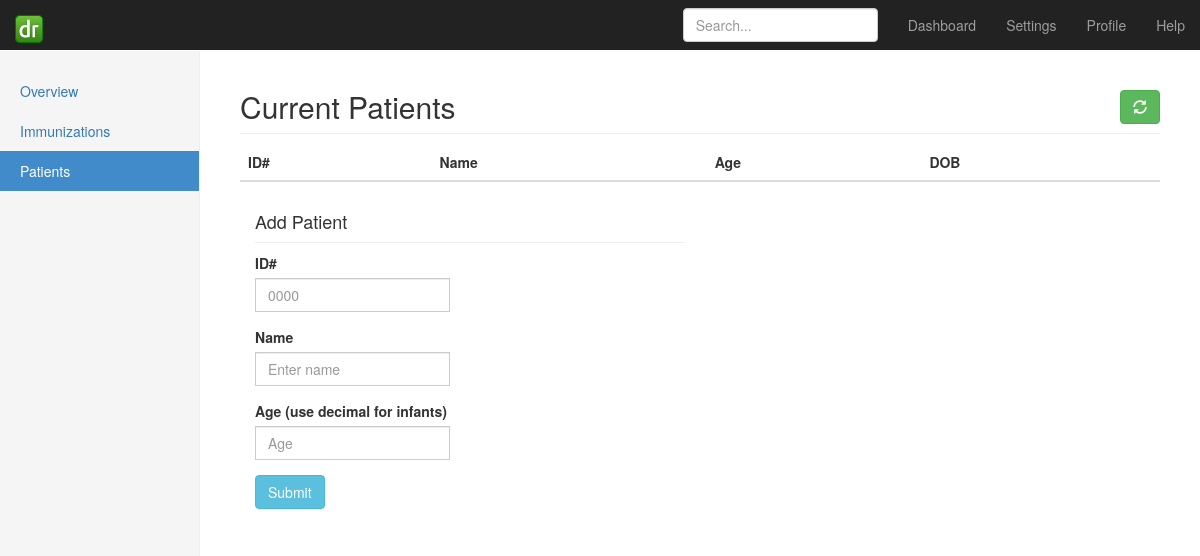
Page /patients/ on the earlier database version.
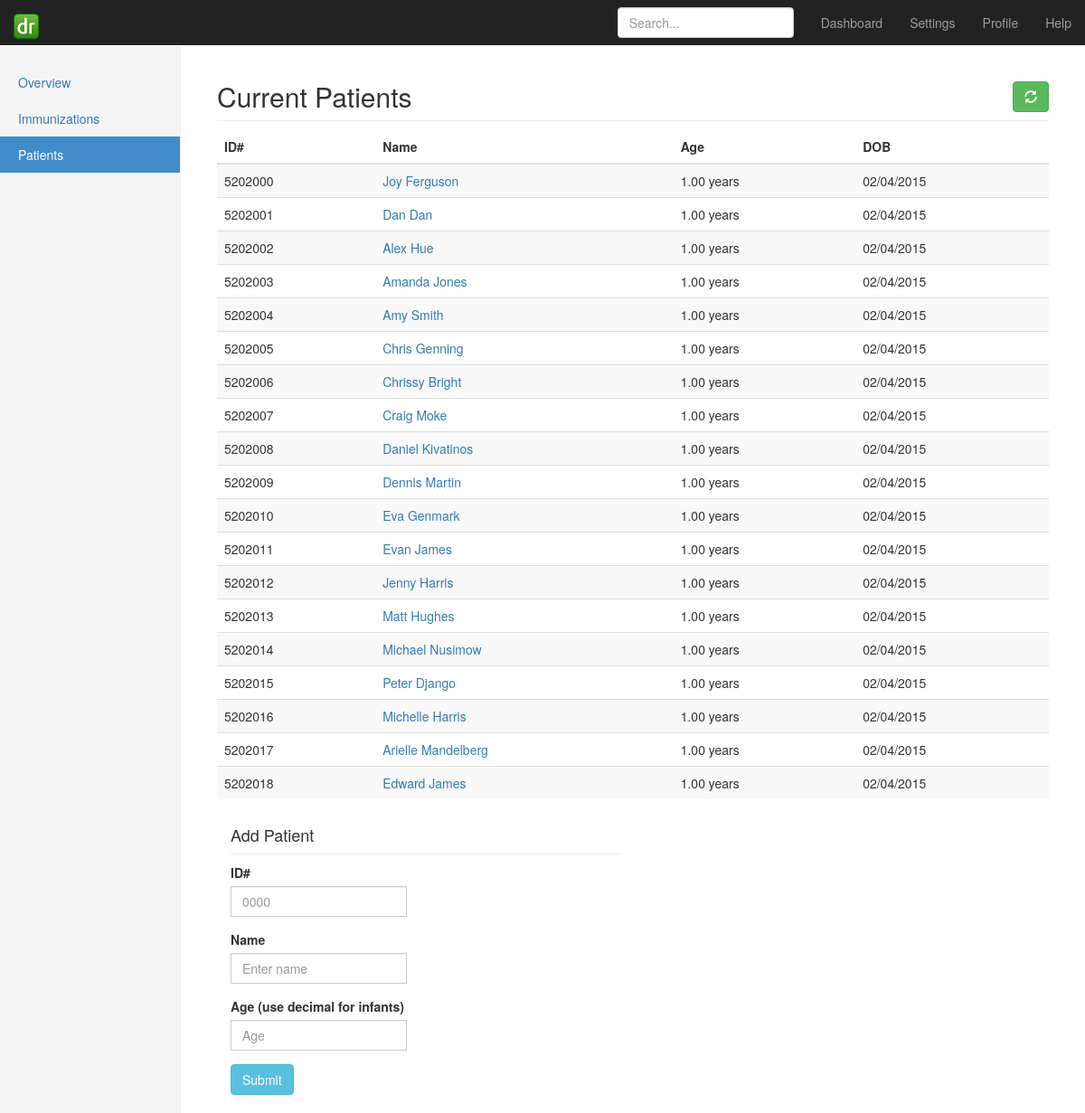
Same page on the later database version.
### dashboard/models.py (models this page shows, shortened)
class Patient(models.Model):
	name = models.CharField(max_length=1000, default="")
	patientid = models.IntegerField(unique=True)
	age = models.DecimalField(max_digits=5, decimal_places=2, null=True)
	dob = models.DateTimeField()

### dashboard/views.py (the view)
# urls.py: url(r'^patients/', 'dashboard.views.addpatients', name='dashboard_addpatients'),
def addpatients(request):
	context = RequestContext(request)
	if request.method == 'POST':
		id_number = request.POST['id_number']
		name = request.POST['name']
		age = request.POST['age']
		dob = datetime.now()-relativedelta(years=int(age))
		patient = Patient(patientid=id_number, name=name, age=age, dob=dob)
		patient.save()
		return HttpResponseRedirect('/patients/')
	patient_list = Patient.objects.all()
	for obj in patient_list:
		if obj.age < 1:
			obj.age = str(math.trunc(obj.age*12)) + " months"
		else:
			obj.age = str(obj.age) + " years"
	return render_to_response('dashboard/patients.html', {'patient_list': patient_list}, context)

### templates/dashboard/patients.html (shortened to what this page needs)
{% extends "dashboard/home.html" %}
{% block content %}
          <h2 class="sub-header">Current Patients<a href="/refresh/" type="button" class="btn btn-success pull-right"><span class="glyphicon glyphicon-refresh" aria-hidden="true"></span></a></h2>
          <div class="table-responsive">
            <table class="table table-striped">
              <thead>
                <tr>
                  <th>ID#</th>
                  <th>Name</th>
                  <th>Age</th>
                  <th>DOB</th>
                </tr>
              </thead>
              <tbody>
                {% for person in patient_list %}
                <tr>
                  <td>{{ person.patientid }}</td>
                  <td><a href="/patient/{{ person.patientid }}">{{ person.name }}</td>
                  <td>{{ person.age }}</td>
                  <td>{{ person.dob|date:"SHORT_DATE_FORMAT" }}</td>
                </tr>
                {% endfor %}
              </tbody>
            </table>
          <form role="form" id="addpatient_form" action="/patients/" method="post">
            <div class="col-lg-6">
          <h4 class="sub-header">Add Patient</h4>
                <div class="form-group">
                    <label for="id_number">ID#</label>
                    <div class="input-group">
                        <input type="text" class="form-control" name="id_number" id="id_number" placeholder="0000" required>
                    </div>
                </div>
                <div class="form-group">
                    <label for="name">Name</label>
                    <div class="input-group">
                        <input type="text" class="form-control" id="name" name="name" placeholder="Enter name" required>
                    </div>
                </div>
                <div class="form-group">
                    <label for="age">Age (use decimal for infants)</label>
                    <div class="input-group">
                        <input type="text" class="form-control" id="age" name="age" placeholder="Age" required>
                    </div>
                </div>
                <input type="submit" name="submit" id="submit" value="Submit" class="btn btn-info">
            </div>
        </form>
          </div>{% endblock %}

### templates/dashboard/home.html (shortened to what this page needs)
<!DOCTYPE html>
{% load static %}
<html lang="en">
  <head>
    <link rel="stylesheet" href="https://maxcdn.bootstrapcdn.com/bootstrap/3.3.2/css/bootstrap.min.css">
    <link href="{% static "css/bootstrap.css" %}" rel="stylesheet">
    <link rel="stylesheet" href="http://code.jquery.com/ui/1.8.18/themes/base/jquery-ui.css" type="text/css" media="all" />
  </head>
  <body>
    <nav class="navbar navbar-inverse navbar-fixed-top">
      <div class="container-fluid">
        <div class="navbar-header">
          <a class="navbar-brand" href="/"><img src="{% static "img/logo-new.png" %}" alt="chrono logo"></a>
        </div>
        <div id="navbar" class="navbar-collapse collapse">
          <ul class="nav navbar-nav navbar-right">
            <li><a href="#">Dashboard</a></li>
            <li><a href="#">Settings</a></li>
            <li><a href="#">Profile</a></li>
            <li><a href="#">Help</a></li>
          </ul>
          <form class="navbar-form navbar-right">
            <input type="text" class="form-control" placeholder="Search...">
          </form>
        </div>
      </div>
    </nav>
    <div class="container-fluid">
      <div class="row">
        <div class="col-sm-3 col-md-2 sidebar">
          <ul class="nav nav-sidebar">
            <li id="overview" class="active"><a href="/">Overview <span class="sr-only">(current)</span></a></li>
            <li id="addimmunizations"><a href="/add/">Immunizations</a></li>
            <li id="addpatients"><a href="/patients/">Patients</a></li>
          </ul>
        </div>
        <div class="col-sm-9 col-sm-offset-3 col-md-10 col-md-offset-2 main">
        {% block content %}{% endblock %}
        </div>
      </div>
    </div>
  </body>
</html>

Differences in the rows shown:
added Patient: patientid "5202000", name "Joy Ferguson", age "1.00 years", dob "02/04/2015"
added Patient: patientid "5202001", name "Dan Dan", age "1.00 years", dob "02/04/2015"
added Patient: patientid "5202002", name "Alex Hue", age "1.00 years", dob "02/04/2015"
added Patient: patientid "5202003", name "Amanda Jones", age "1.00 years", dob "02/04/2015"
added Patient: patientid "5202004", name "Amy Smith", age "1.00 years", dob "02/04/2015"
added Patient: patientid "5202005", name "Chris Genning", age "1.00 years", dob "02/04/2015"
added Patient: patientid "5202006", name "Chrissy Bright", age "1.00 years", dob "02/04/2015"
added Patient: patientid "5202007", name "Craig Moke", age "1.00 years", dob "02/04/2015"
added Patient: patientid "5202008", name "Daniel Kivatinos", age "1.00 years", dob "02/04/2015"
added Patient: patientid "5202009", name "Dennis Martin", age "1.00 years", dob "02/04/2015"
added Patient: patientid "5202010", name "Eva Genmark", age "1.00 years", dob "02/04/2015"
added Patient: patientid "5202011", name "Evan James", age "1.00 years", dob "02/04/2015"
added Patient: patientid "5202012", name "Jenny Harris", age "1.00 years", dob "02/04/2015"
added Patient: patientid "5202013", name "Matt Hughes", age "1.00 years", dob "02/04/2015"
added Patient: patientid "5202014", name "Michael Nusimow", age "1.00 years", dob "02/04/2015"
added Patient: patientid "5202015", name "Peter Django", age "1.00 years", dob "02/04/2015"
added Patient: patientid "5202016", name "Michelle Harris", age "1.00 years", dob "02/04/2015"
added Patient: patientid "5202017", name "Arielle Mandelberg", age "1.00 years", dob "02/04/2015"
added Patient: patientid "5202018", name "Edward James", age "1.00 years", dob "02/04/2015"
